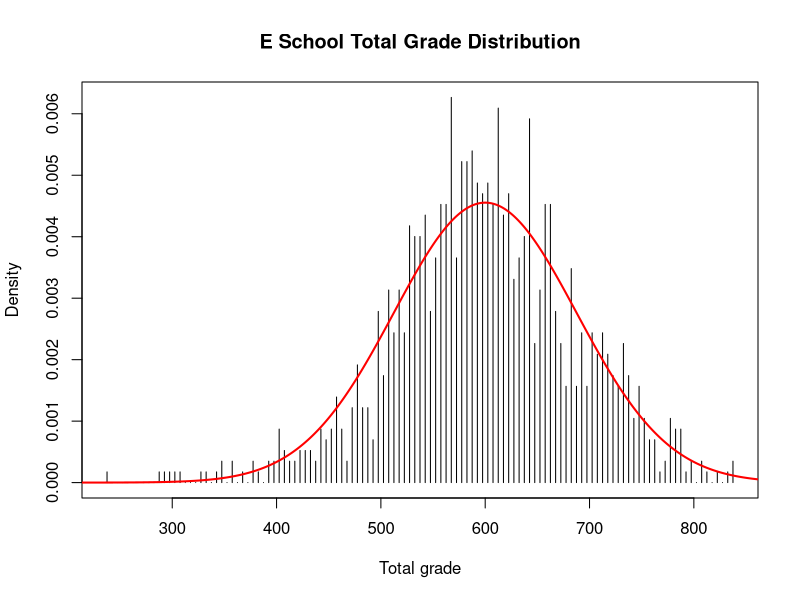
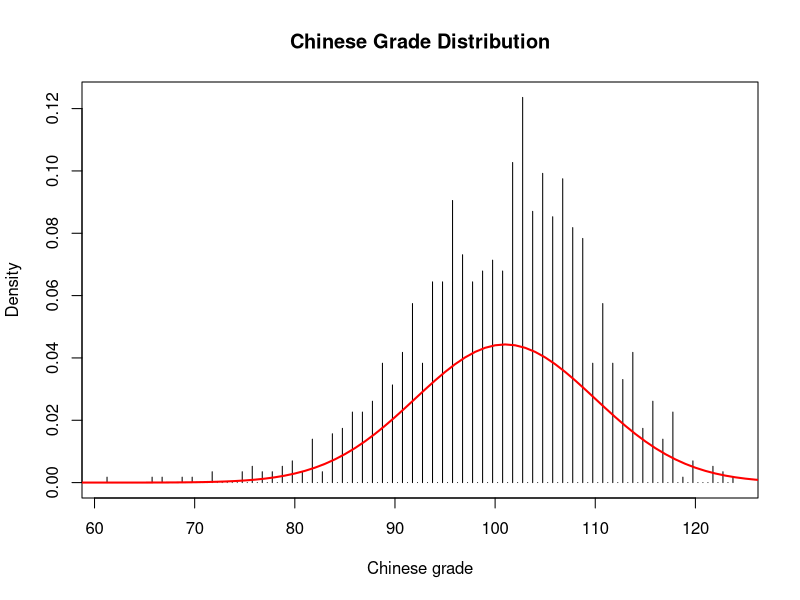
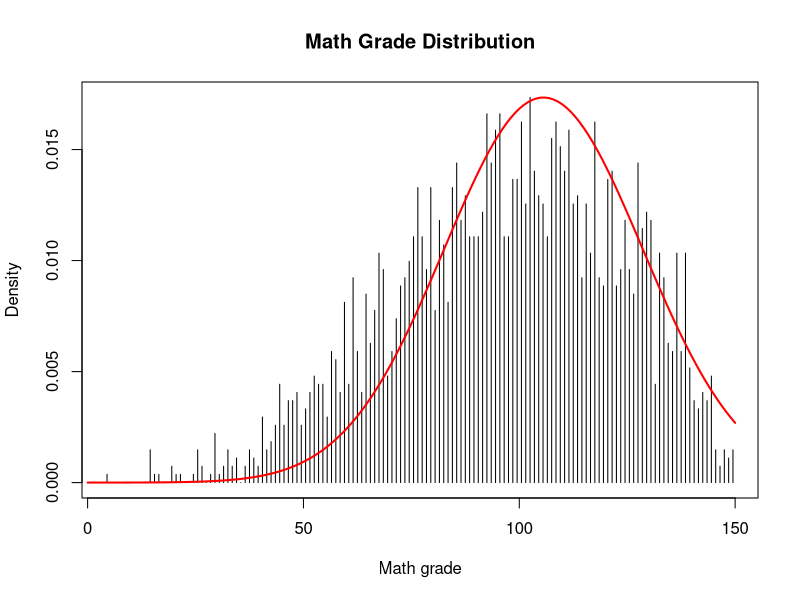
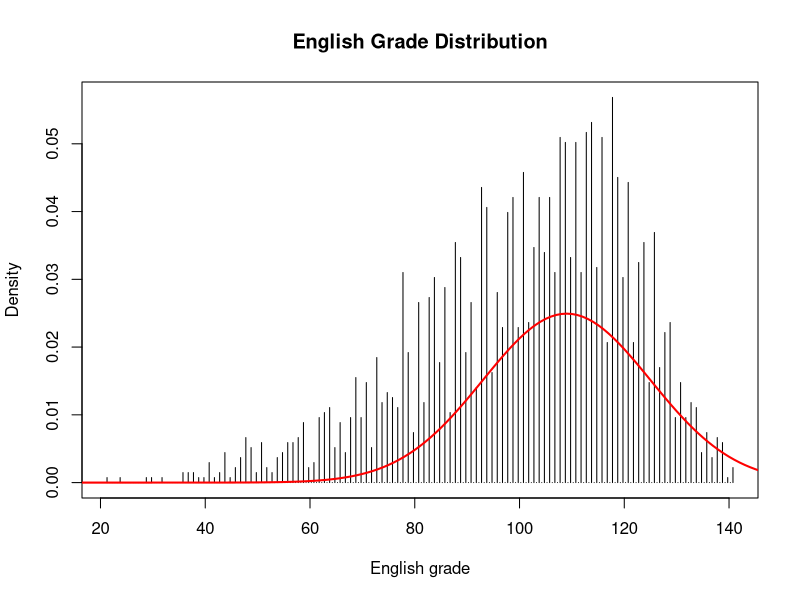
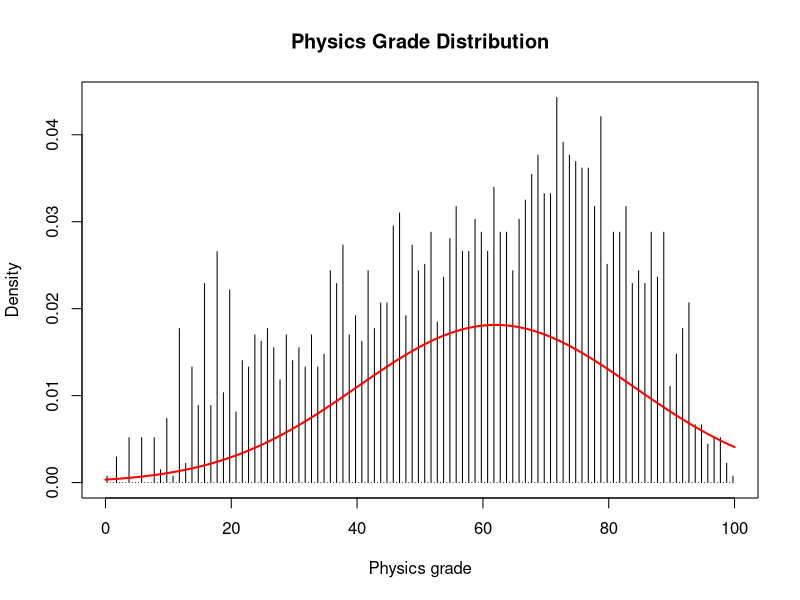
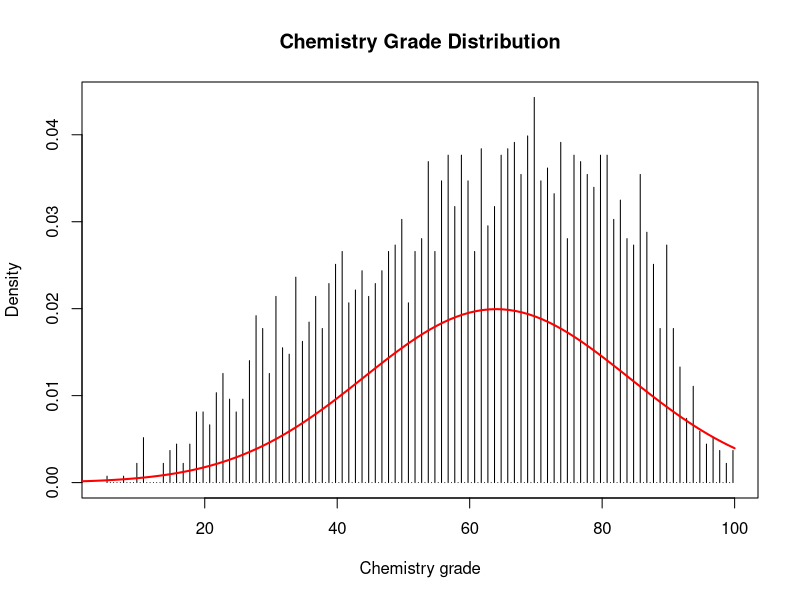
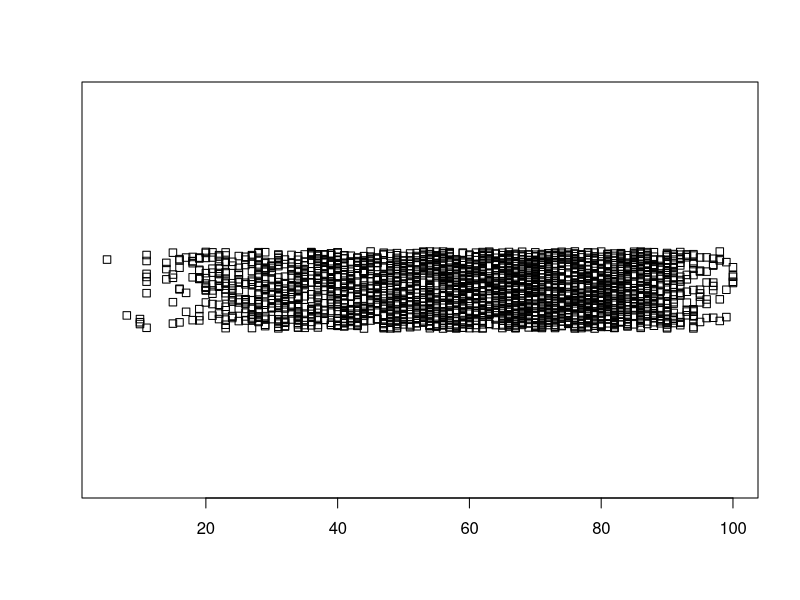
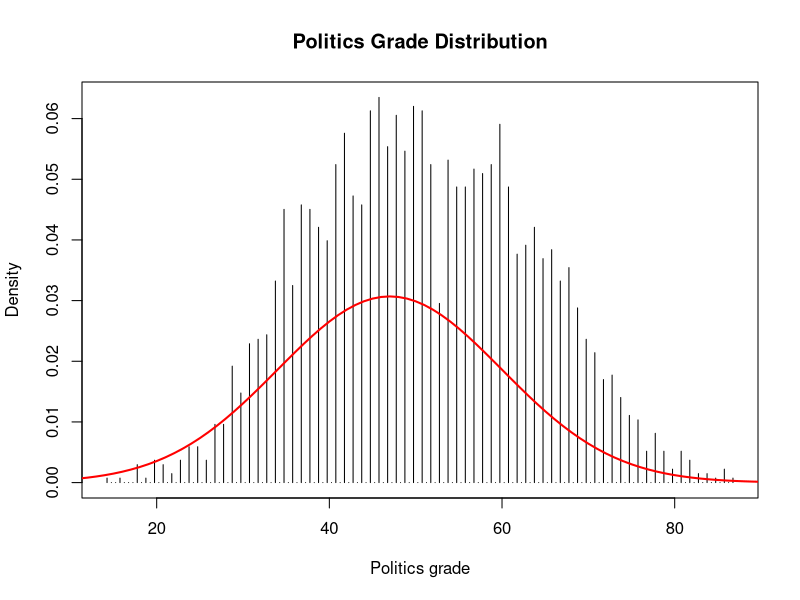

Generate these figures, in order, with R:
## ---- chunk 1
grade <- read.table(file="project_new_2.txt", header=T)

## ---- chunk 2
e.total.hist<-hist(grade$Total[grade$School=="E"],plot=F,breaks=200)
plot(e.total.hist$density~e.total.hist$mids,type="h",ylab="Density",xlab="Total grade",main="E School Total Grade Distribution")
points(0:1500,dnorm(0:1500,600,87.6),type="l",col="red",lwd=2)

## ---- chunk 3
e.chinese.hist<-hist(grade$Chinese[grade$School=="E"],plot=F,breaks=200)
plot(e.chinese.hist$density~e.chinese.hist$mids,type="h",ylab="Density",xlab="Chinese grade",main="Chinese Grade Distribution")
points(0:150,dnorm(0:150,101,9),type="l",col="red",lwd=2)

## ---- chunk 4
math.hist<-hist(grade$Math,plot=F,breaks=200)
plot(math.hist$density~math.hist$mids,type="h",ylab="Density",xlab="Math grade",main="Math Grade Distribution")
points(0:150,dnorm(0:150,105.6,23),type="l",col="red",lwd=2)

## ---- chunk 5
eng.hist<-hist(grade$English,plot=F,breaks=200)
plot(eng.hist$density~eng.hist$mids,type="h",ylab="Density",xlab="English grade",main="English Grade Distribution")
points(0:150,dnorm(0:150,109,16),type="l",col="red",lwd=2)

## ---- chunk 6
phy.hist<-hist(grade$Physics,plot=F,breaks=200)
plot(phy.hist$density~phy.hist$mids,type="h",ylab="Density",xlab="Physics grade",main="Physics Grade Distribution")
points(0:100,dnorm(0:100,62,22),type="l",col="red",lwd=2)

## ---- chunk 7
chem.hist<-hist(grade$Chemistry,plot=F,breaks=200)
plot(chem.hist$density~chem.hist$mids,type="h",ylab="Density",xlab="Chemistry grade",main="Chemistry Grade Distribution")
points(0:100,dnorm(0:100,64,20),type="l",col="red",lwd=2)

## ---- chunk 8
stripchart(grade$Chemistry,method="jitter",jitter=0.02)
freq <- tapply(grade$Chemistry,grade$Chemistry,length)
## ---- chunk 9
poli.hist<-hist(grade$Politics,plot=F,breaks=200)
plot(poli.hist$density~poli.hist$mids,type="h",ylab="Density",xlab="Politics grade",main="Politics Grade Distribution")
points(0:100,dnorm(0:100,47,13),type="l",col="red",lwd=2)

## ---- chunk 10
histo.hist<-hist(grade$History,plot=F,breaks=200)
plot(histo.hist$density~histo.hist$mids,type="h",ylab="Density",xlab="History grade",main="History Grade Distribution")
points(0:100,dnorm(0:100,59,12),type="l",col="red",lwd=2)

## ---- chunk 11
geo.hist<-hist(grade$Geography,plot=F,breaks=200)
plot(geo.hist$density~geo.hist$mids,type="h",ylab="Density",xlab="Geography grade",main="Geography Grade Distribution")
points(0:100,dnorm(0:100,52,16),type="l",col="red",lwd=2)

## ---- chunk 12
math.p <- grade$Math/150
phy.p<-grade$Physics/100
plot(math.p~grade$Total,type="l",col="red",xlab="Total Grade",ylab="Subject Grade Percentage")
lines(phy.p~grade$Total,col="blue")
legend(250,0.9,legend=c("Math","Physics"),col=c("red","blue"),lwd=2)

## ---- chunk 13
t.test(math.p,phy.p,paired=T)

## ---- chunk 14
chinese.p<-grade$Chinese/150
plot(math.p~grade$Total,type="l",col="red",xlab="Total Grade",ylab="Subject Grade Percentage")
lines(chinese.p~grade$Total,col="blue")
legend(250,0.9,legend=c("Math","Chinese"),col=c("red","blue"),lwd=2)

## ---- chunk 15
plot(math.p~chinese.p,pch=18,col="pink")
lm(math.p~chinese.p)
abline(b=0.97982,a=0.04356,lwd=2)
summary(lm(math.p~chinese.p))

## ---- chunk 16
t.test(math.p,chinese.p,paired=T)

## ---- chunk 17
eng.p<-grade$English/150
plot(chinese.p~grade$Total,type="l",col="red",xlab="Total Grade",ylab="Subject Grade Percentage")
lines(eng.p~grade$Total,col="blue")
legend(250,0.9,legend=c("Chinese","English"),col=c("red","blue"),lwd=2)

## ---- chunk 18
t.test(chinese.p,eng.p,alternative="greater")

## ---- chunk 19
t.test(grade$Total,mu=574.38)

## ---- chunk 20
school.total.mean <- aggregate(grade$Total,by=list(grade$School),mean)
school.total.sd <- aggregate(grade$Total,by=list(grade$School),sd)
school.total.max <- aggregate(grade$Total,by=list(grade$School),max)
school.total.min <- aggregate(grade$Total,by=list(grade$School),min)

## ---- chunk 21
boxplot(grade$Total~grade$School,xlab="School",ylab="Total Grade",main="Summary of Total Grade")

## ---- chunk 22
par(mfrow = c(1, 1))
d.total.hist <- hist(grade$Total[grade$School=="D"],plot=F,breaks=200)
plot(d.total.hist$density~d.total.hist$mids,type="h",ylab="Density",xlab="Total Grade",main="D School Total Grade Distribution")
d.total.mean <- mean(grade$Total[grade$School=="D"])
d.total.sd <- sd(grade$Total[grade$School=="D"])
points(0:1500,dnorm(0:1500,d.total.mean,d.total.sd),type="l",col="red",lwd=2)

e.total.hist <- hist(grade$Total[grade$School=="E"],plot=F,breaks=300)
plot(e.total.hist$density~e.total.hist$mids,type="h",ylab="Density",xlab="Total Grade",main="E School Total Grade Distribution")
e.total.mean <- mean(grade$Total[grade$School=="E"])
e.total.sd <- sd(grade$Total[grade$School=="E"])
points(0:1500,dnorm(0:1500,e.total.mean,e.total.sd),type="l",col="red",lwd=2)

## ---- chunk 23
d.total <- grade$Total[grade$School=="D"]
e.total <- grade$Total[grade$School=="E"]
t.test(d.total,e.total)

## ---- chunk 24
t.test(e.total,d.total,alternative="greater")

## ---- chunk 25
e.chinese.p <- grade$Chinese[grade$School=="E"]/150
e.eng.p <- grade$English[grade$School=="E"]/150
t.test(e.chinese.p,e.eng.p,alternative="greater")

## ---- chunk 26
par(mfrow = c(1, 1))
e.math <- grade$Math[grade$School=="E"]
e.phys <- grade$Physics[grade$School=="E"]
plot(e.phys~e.math,pch=20,xlab="Math Grade",ylab="Physics Grade",main="XXXXXXXMath Grade vs Physics GradeXXXXXXXX",xlim=c(0,150),ylim=c(0,100))
segments(x0=0,x1=150*0.6,y0=60,y1=60,lty=2,col="green",lwd=2)
segments(x0=150*0.6,x1=150*0.6,y0=0,y1=60,lty=2,col="green",lwd=2)
segments(x0=0,x1=150*0.9,y0=90,y1=90,lty=2,col="red",lwd=2)
segments(x0=150*0.9,x1=150*0.9,y0=0,y1=90,lty=2,col="red",lwd=2)
legend(5,84.5,legend=c("Pass line","Excellent line"),col=c("green","red"),lwd=2,lty=2)

## ---- chunk 27
e.math.p <- grade$Math[grade$School=="E"]/150
e.phys.p <- grade$Physics[grade$School=="E"]/100
plot(e.phys.p~e.math.p,pch=20,xlab="Normalized Math Grade",ylab="Normalized Physics Grade",main="XXXXXXXMath Grade vs Physics GradeXXXXXXXX",xlim=c(0,1),ylim=c(0,1))

